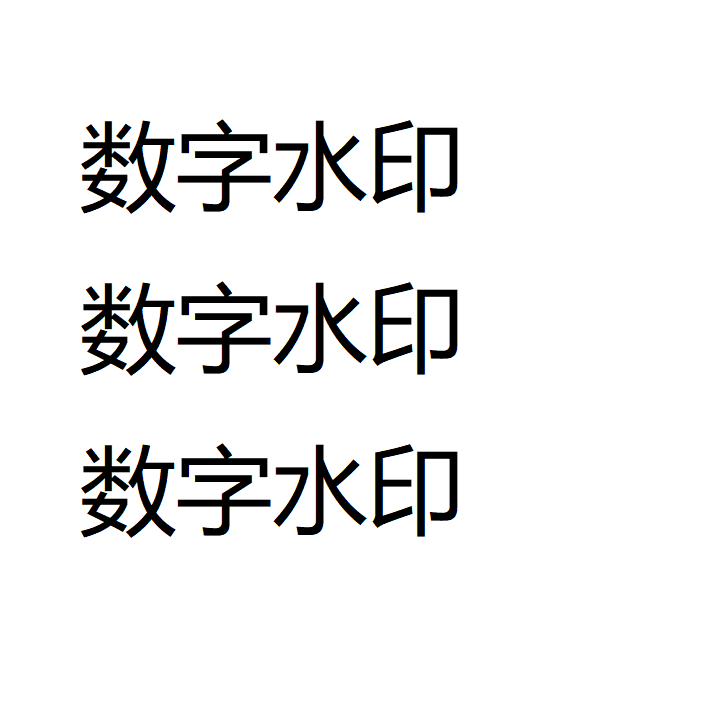
#> input picture opencv_learn/watermark.bmp, 720 x 720 px, found by its file name
$ python demo_13.15.py
#> lines starting #> are read from the running program, lines starting #| are printed output that depends on the picture; after the words box and inside, x2 and y2 are one past the last pixel; in counts of white or black regions, pixels touching at a corner belong together
import cv2
import numpy as np

# 读取原始图像
lena = cv2.imread(r"..\lena.jpg", 0)
# 读取水印
watermark = cv2.imread(r"..\watermark.bmp", 0)
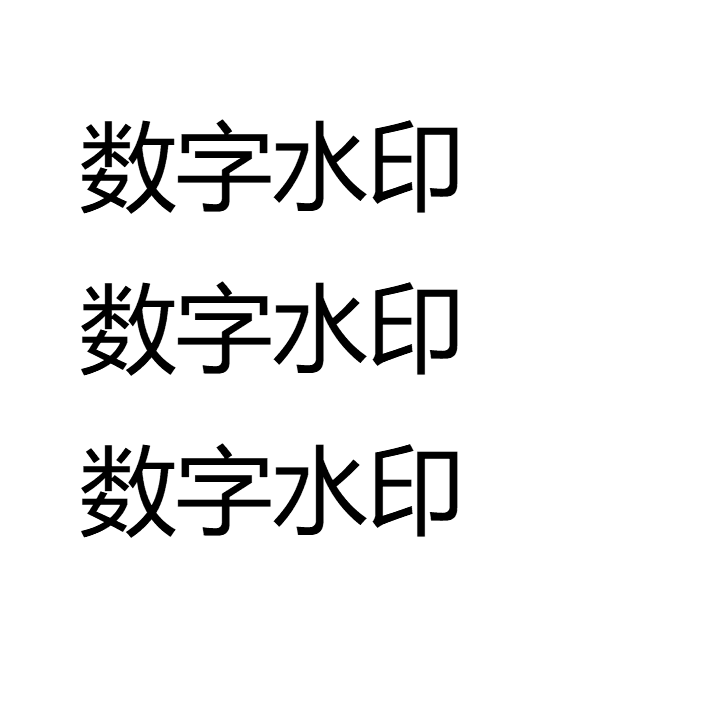
#> watermark: shape (720, 720); min 0, max 255, mean 238.9
# 将水印图像内的值255处理为1,以方便嵌入
w = watermark[:, :] > 0
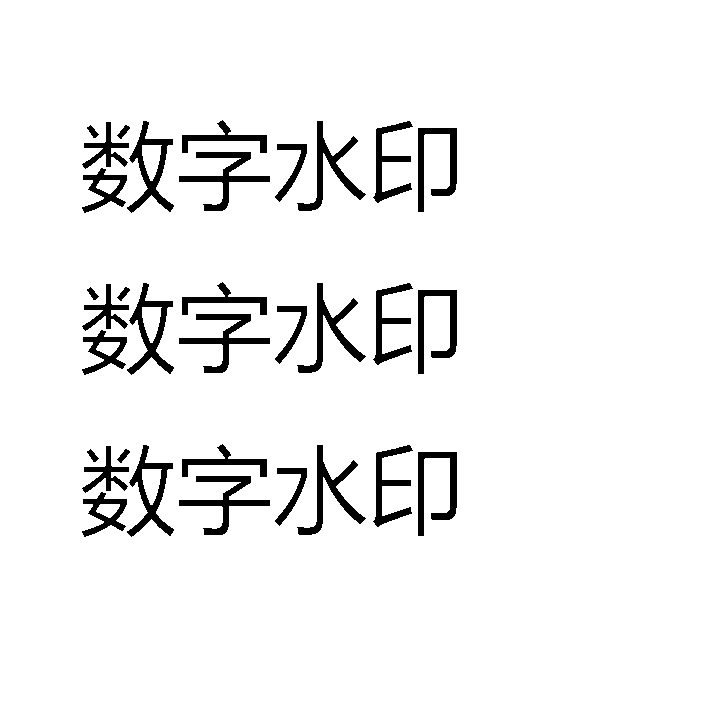
#> w: shape (720, 720) bool; 94.7% white; 33 black regions, largest, box (x1, y1, x2, y2) and area: (179, 152, 270, 211) 1337, (179, 314, 270, 373) 1337, (179, 476, 270, 535) 1337
watermark[w] = 1
# 读取原始载体图像的shape值
#> (the run stopped early here; a loop or call above may not have finished)
